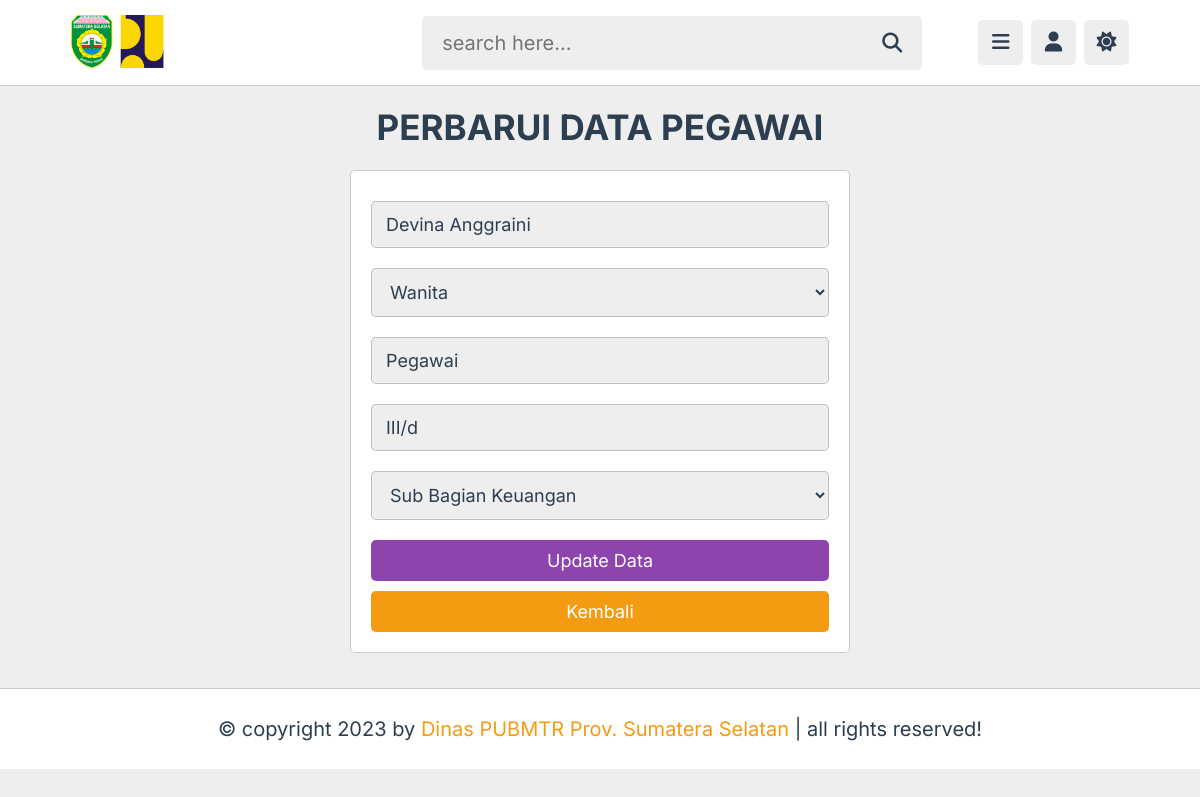
/admin/update_pegawai.php?update=197712759310236485 (signed in), run on the app's committed database.
### tables this page shows
CREATE TABLE `pegawai` (
  `nip` varchar(20) NOT NULL,
  `nama` varchar(100) NOT NULL,
  `gender` varchar(20) NOT NULL,
  `jabatan_peg` varchar(100) NOT NULL,
  `pangkat_peg` varchar(20) NOT NULL,
  `id_sub` int(10) NOT NULL
);

CREATE TABLE `subbagian` (
  `id_sub` int(10) NOT NULL,
  `nama_sub` varchar(100) NOT NULL,
  `kepala_sub` varchar(100) NOT NULL,
  `nip_kepala` varchar(20) NOT NULL,
  `jabatan` varchar(100) NOT NULL,
  `pangkat` varchar(20) NOT NULL
);

### admin/update_pegawai.php (the view, shortened to what this page needs)
<?php
@include '../config.php';
 ?>
<!DOCTYPE html>
<html lang="en">
<head>
    <link rel="stylesheet" href="https://cdnjs.cloudflare.com/ajax/libs/font-awesome/6.2.0/css/all.min.css">
    <link rel="stylesheet" href="../css/admin_style.css">
</head>
<body>
<?php include 'header.php'; ?>
<section class="update-data">
   <h1 class="title">Perbarui Data Pegawai</h1>
   <?php
      $update_id = $_GET['update'];
      $select_pegawai = $conn->prepare("SELECT * FROM `pegawai`, `subbagian` WHERE pegawai.id_sub = subbagian.id_sub && nip = ?");
      $select_pegawai->execute([$update_id]);
      if($select_pegawai->rowCount() > 0){
         while($fetch_pegawai = $select_pegawai->fetch(PDO::FETCH_ASSOC)){
   ?>
   <form action="" method="post" enctype="multipart/form-data">
      <input type="text" name="nama" placeholder="Masukkan nama sub bagian" required class="box" value="<?= $fetch_pegawai['nama']; ?>">
      <select name="gender" class="box" required>
        <option selected><?= $fetch_pegawai['gender']; ?></option>
      </select>
      <input type="text" name="jabatan_peg" placeholder="Masukkan jabatan" required class="box" value="<?= $fetch_pegawai['jabatan_peg']; ?>">
      <input type="text" name="pangkat_peg" placeholder="Masukkan pangkat" required class="box" value="<?= $fetch_pegawai['pangkat_peg']; ?>">
      <select name="id_sub" class="box" required>
         <option value="<?= $fetch_pegawai['id_sub']; ?>"selected disabled><?= $fetch_pegawai['nama_sub']; ?></option>
      </select>
         <input type="submit" class="btn" value="update data" name="update_data">
         <a href="pegawai.php" class="option-btn">Kembali</a>
   </form>
   <?php
         }
      }else{
         echo '<p class="empty"Sub Bagian tidak ditemukan!</p>';
      }
   ?>
</section>
<?php include 'footer.php'; ?>
</body>
</html>

### css/admin_style.css (style rules this page uses)
:root { --main-color: #8e44ad; --red: #e74c3c; --orange: #f39c12; --white: #fff; --black: #2c3e50; --light-color: #888; --light-bg: #eee; --border: 0.1rem solid rgba(0, 0, 0, 0.2); --border-table: 0.1rem solid rgba(10, 10, 10, 0.646); }
* { font-family: 'Inter', sans-serif; margin: 0; padding: 0; box-sizing: border-box; outline: none; border: none; text-decoration: none; }
html { font-size: 62.5%; overflow-x: hidden; }
body { background-color: var(--light-bg); padding-left: 30rem; }
section { padding: 2rem; max-width: 1200px; margin: 0 auto; }
.btn, .option-btn, .delete-btn, .inline-btn, .inline-option-btn, .inline-delete-btn { border-radius: 0.5rem; padding: 1rem 3rem; font-size: 1.8rem; color: #fff; margin-top: 1rem; text-transform: capitalize; cursor: pointer; text-align: center; }
.btn, .option-btn, .delete-btn { display: block; width: 100%; }
.btn, .inline-btn { background-color: var(--main-color); }
.option-btn, .inline-option-btn { background-color: var(--orange); }
.title { text-align: center; margin-bottom: 2.2rem; text-transform: uppercase; color: var(--black); font-size: 3.5rem; }
.update-data form { max-width: 50rem; padding: 2rem; margin: 0 auto; text-align: center; border: var(--border); box-shadow: var(--box-shadow); background-color: var(--white); border-radius: 0.5rem; }
.update-data form .box { width: 100%; border: var(--border); background-color: var(--white); border-radius: 0.5rem; background-color: var(--light-bg); padding: 1.2rem 1.4rem; font-size: 1.8rem; color: var(--black); margin: 1rem 0; }
@media (max-width: 1200px) { body { padding-left: 0; } }

### data on the page
pegawai: nama "Devina Anggraini", gender "Wanita", jabatan_peg "Pegawai", pangkat_peg "III/d", id_sub "Sub Bagian Keuangan"
